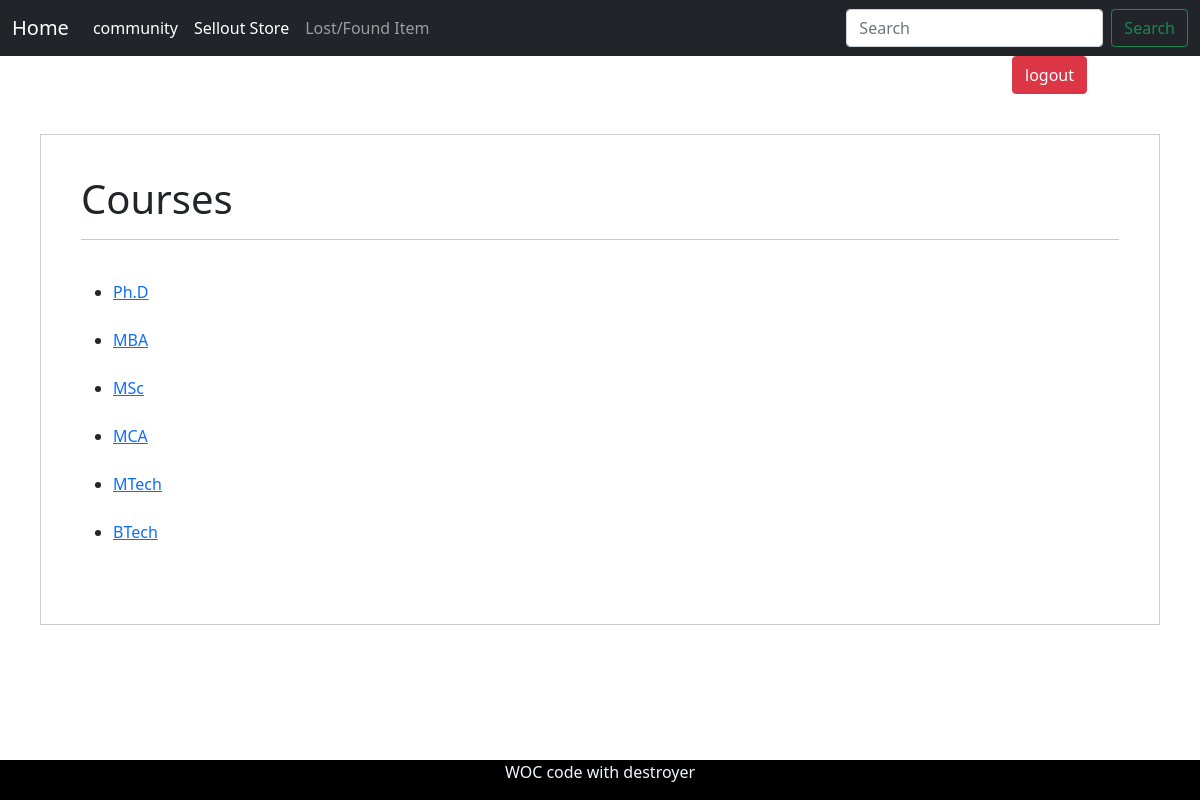
Screenshot of /notes (signed in) with the database file from the repository.
### notes/models.py (models this page shows, shortened)
class Course(models.Model) :
    course = (
        ('BTech', 'BTech'),
        ('MTech', 'MTech'),
        ('MCA', 'MCA'),
        ('MSc', 'MSc'),
        ('MBA', 'MBA'),
        ('Ph.D', 'Ph.D'),
    )
    name = models.CharField(max_length=50,null=False,choices=course)

### notes/views.py (the view)
# urls.py: 2. Add a URL to urlpatterns:  path('', views.home, name='home')
def home(request):
    if not request.session.has_key('user_id_session_login'):
        return redirect('login')
    courses = Course.objects.all()
    return render(request, 'home.html', {'courses': courses})

### notes/templates/home.html (shortened to what this page needs)
{% extends 'base.html' %}
{% block body %}
    <div style="padding:40px;margin:40px;border:1px solid #ccc">
    <h1>Courses</h1>
    <hr>
    <br>
    <ul>
    {% for course in courses %}
       <li>
      <a href="{% url 'course_file' course.pk %}">{{ course.name }}</a>
       </li>
        <br>
    {% endfor %}
    </ul>
    </div>
{% endblock %}

### rows the page displays
Course: name "Ph.D"
Course: name "MBA"
Course: name "MSc"
Course: name "MCA"
Course: name "MTech"
Course: name "BTech"
